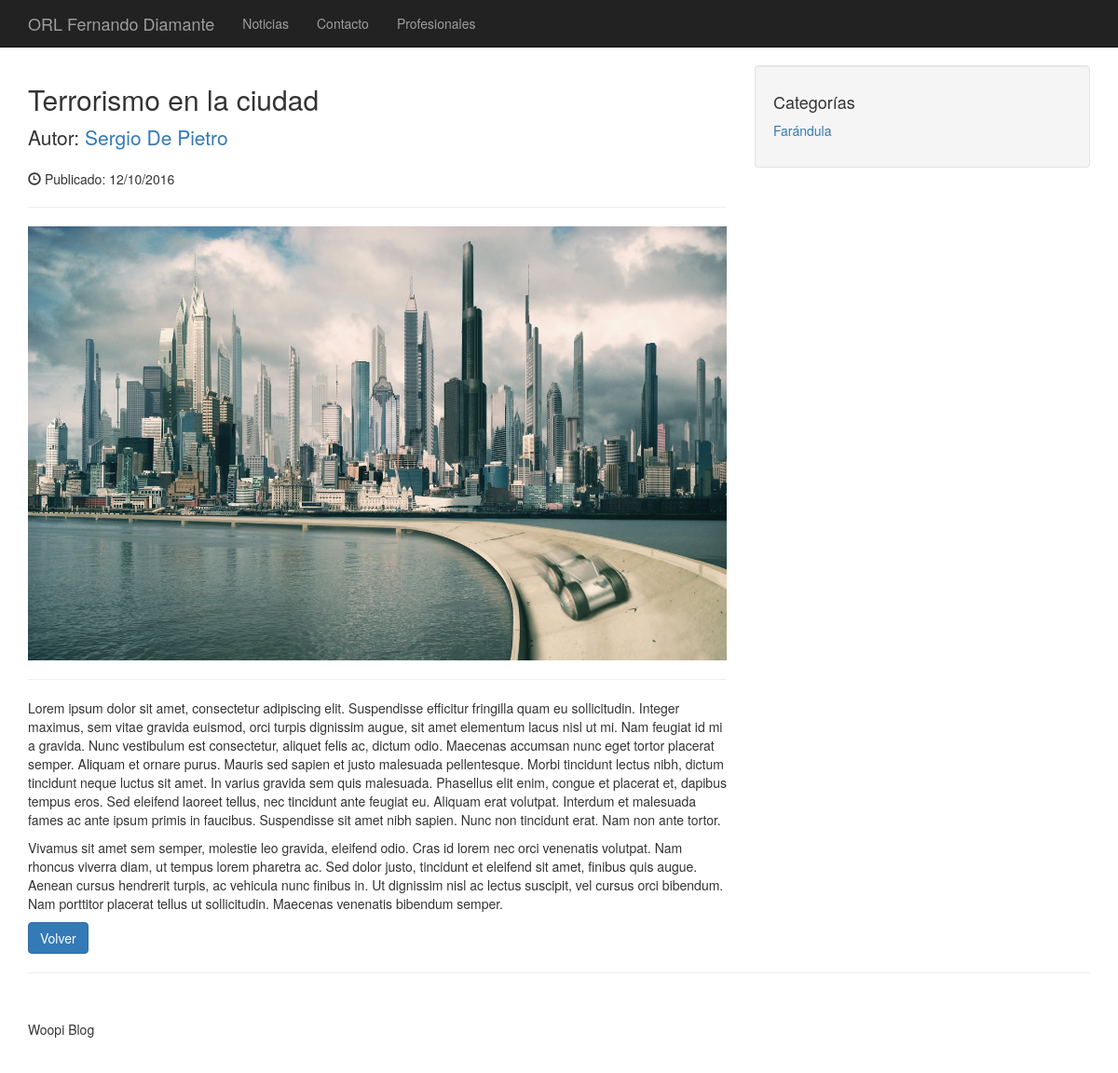
Page /post/id/4 on the committed database.
### tables this page shows
CREATE TABLE `links` (
  `link_id` int(11) NOT NULL AUTO_INCREMENT,
  `title` varchar(255) DEFAULT NULL,
  `url` varchar(255) DEFAULT NULL,
  `user_id` int(11) DEFAULT NULL,
  `created_date` datetime DEFAULT NULL,
  `deleted` date DEFAULT NULL,
  PRIMARY KEY (`link_id`)
);

CREATE TABLE `post` (
  `post_id` int(11) NOT NULL AUTO_INCREMENT,
  `category_id` int(11) DEFAULT NULL,
  `date` date DEFAULT NULL,
  `title` varchar(255) DEFAULT NULL,
  `text` text,
  `image` varchar(255) DEFAULT NULL,
  `user_id` int(11) DEFAULT NULL,
  `created_date` datetime DEFAULT NULL,
  `deleted` datetime DEFAULT NULL,
  PRIMARY KEY (`post_id`)
);

CREATE TABLE `users` (
  `user_id` int(255) NOT NULL AUTO_INCREMENT,
  `email` char(255) DEFAULT NULL,
  `password` char(255) DEFAULT NULL,
  `name` char(255) DEFAULT NULL,
  `last_name` char(255) DEFAULT NULL,
  `gender_id` int(1) DEFAULT NULL,
  `last_activity` datetime DEFAULT NULL,
  `profile_image_ext` varchar(5) DEFAULT NULL,
  `profile_back_ext` varchar(5) DEFAULT NULL,
  `deleted` datetime DEFAULT NULL,
  `created_date` datetime DEFAULT NULL,
  PRIMARY KEY (`user_id`)
);

CREATE TABLE `categories` (
  `category_id` int(11) NOT NULL AUTO_INCREMENT,
  `title` varchar(255) DEFAULT NULL,
  `user_id` int(11) DEFAULT NULL,
  `created_date` datetime DEFAULT NULL,
  `deleted` date DEFAULT NULL,
  PRIMARY KEY (`category_id`)
);

### application/controllers/Post.php (called while the page is built, shortened)
<?php
class Post extends CI_Controller {
    function __construct() {
        $this->load->model('Categories_Model');
        $this->load->model('Posts_Model');
        $this->load->model('Links_Model');
    }
    public function index($post_id = null) {
        $post_id = (int) $post_id;
        $data_config['post_id'] = $post_id;
        $data['post'] = $this->Posts_Model->get($data_config);
        $data['categories_list'] = $this->Categories_Model->get_only_content();
        $data['links_list'] = $this->Links_Model->get();
        $data['main_content'] = "front/post/id_view";
        $this->load->view('front/template/template', $data);
    }
    public function id($post_id = null) {
        $this->index($post_id);
    }
}

### index.php (called while the page is built, shortened)
<?php
require_once BASEPATH.'core/CodeIgniter.php';

### application/helpers/w_config_helper.php (called while the page is built, shortened)
<?php
if (!function_exists('get_w_config'))
{
    function get_w_config()
    {
        $CI = & get_instance();
        $CI->db->select('*');
        $CI->db->from('configs');
        $query = $CI->db->get();
        $array_configs = $query->result();
        $result = array();
        foreach ($array_configs as $row)
        {
            $result[$row->key] = $row->value;
        }
        $CI->w_config = $result;
    }
    function get_w_config_value($key)
    {
        $CI = & get_instance();
        if (empty($CI->w_config))
        {
            $config = get_w_config();
        }
        $return = "";
        if (!empty($CI->w_config[$key]))
        {
            $return = $CI->w_config[$key];
        }
        return $return;
    }
}

### application/models/Links_Model.php (called while the page is built, shortened)
<?php
Class Links_Model extends CI_Model
{
    function get($data = array())
    {
        $this->db->select('*');
        $this->db->from('links');
        $this->db->where('links.deleted', NULL);
        $this->db->order_by('links.link_id', 'ASC');
        $query = $this->db->get();
        if ($query->num_rows() > 0) {
            if (!empty($data['link_id'])) {
                return $query->row();
            } else {
                return $query->result();
            }
        } else {
            if (!empty($data['link_id'])) {
                return FALSE;
            } else {
                return array();
            }
        }
    }
}

### application/models/Posts_Model.php (called while the page is built, shortened)
<?php
Class Posts_Model extends CI_Model
{
    function get($data = array())
    {
        $this->db->select('post.post_id,
                        post.category_id,
                        post.date,
                        post.title,
                        post.text,
                        post.image,
                        post.user_id,
                        post.created_date,
                        post.date,
                        users.`name` as user_name,
                        users.last_name,
                        users.user_id,
                        categories.category_id,
                        categories.title as category_name');
        $this->db->from('post');
        $this->db->join('users', 'post.user_id = users.user_id', 'INNER');
        $this->db->join('categories', 'post.category_id = categories.category_id', 'INNER');
        if (!empty($data['post_id'])) {
            $this->db->where('post_id', $data['post_id']);
            $this->db->limit(1);
        }
        $this->db->where('categories.deleted', NULL);
        $this->db->where('post.deleted', NULL);
        $query = $this->db->get();
        if ($query->num_rows() > 0) {
            if (!empty($data['post_id'])) {
                return $query->row();
            } else {
                return $query->result();
            }
        } else {
            if (!empty($data['post_id'])) {
                return FALSE;
            } else {
                return array();
            }
        }
    }
}

### application/models/Categories_Model.php (called while the page is built, shortened)
<?php
Class Categories_Model extends CI_Model
{
    function get_only_content($data = array())
    {
        $this->db->select('categories.category_id,
                    categories.title,
                    categories.user_id,
                    categories.created_date,
                    categories.deleted');
        $this->db->from('categories');
        $this->db->join('post', 'categories.category_id = post.category_id', 'inner');
        $this->db->where('post.deleted', NULL);
        $this->db->where('categories.deleted', NULL);
        $this->db->group_by('categories.category_id');
        $query = $this->db->get();
        if ($query->num_rows() > 0) {
            return $query->result();
        } else {
            return array();
        }
    }
}

### application/views/front/post/id_view.php (the view)
<h2>
    <?= $post->title ?>
</h2>
<p class="lead">
    Autor: <a href="index.php"><?= $post->user_name ?> <?= $post->last_name ?></a>
</p>
<p><span class="glyphicon glyphicon-time"></span> Publicado: <?= date("d/m/Y", strtotime($post->date)) ?></p>
<hr>
<img class="img-responsive" src="<?= base_url('assets/img/posts/') . $post->image ?>" alt="">
<hr>
<p><?= $post->text ?></p>
<a class="btn btn-primary" href="javascript:history.back()">Volver</a>

### application/views/front/template/menu.php (shortened to what this page needs)
<nav class="navbar navbar-inverse navbar-fixed-top" role="navigation">
    <div class="container">
        <div class="navbar-header">
            <a class="navbar-brand" href="<?= base_url() ?>"><?= get_w_config_value('site_title') ?></a>
        </div>
        <div class="collapse navbar-collapse" id="bs-example-navbar-collapse-1">
            <ul class="nav navbar-nav">
                <li>
                    <a href="<?= base_url() ?>">Noticias</a>
                </li>
            </ul>
            <?php foreach ($links_list as $link): ?>
                <ul class="nav navbar-nav">
                    <li>
                        <a href="<?= $link->url ?>"><?= $link->title ?></a>
                    </li>
                </ul>
            <?php endforeach; ?>
        </div>
    </div>
</nav>

### application/views/front/template/filters.php
<div class="well">
    <h4>Categorías</h4>
    <div class="row">
        <div class="col-lg-12">
            <ul class="list-unstyled">
                <?php foreach ($categories_list as $category): ?>
                    <li>
                        <a href="<?= base_url('category/id/' . $category->category_id) ?>"><?= $category->title ?></a>
                    </li>
                <?php endforeach; ?>
            </ul>
        </div>
    </div>
</div>

### assets/front/css/blog-home.css (style rules this page uses)
body { padding-top: 70px; }

### rows in the picture
links: title "Contacto"
links: title "Profesionales"
post: title "Terrorismo en la ciudad", user.name "Sergio", user.last_name "De Pietro", date "12/10/2016", image (picture), text "Lorem ipsum dolor sit amet, consectetur adipiscing elit. Suspendisse efficitur fringilla quam eu sollicitudin. Integer maximus, sem vitae gravida euismod, orci turpis dignissim augue, sit amet elementum lacus nisl ut mi. Nam feugiat id mi a gravida. Nunc vestibulum est consectetur, aliquet felis ac, dictum odio. Maecenas accumsan nunc eget tortor placerat semper. Aliquam et ornare purus. Mauris sed sapien et justo malesuada pellentesque. Morbi tincidunt lectus nibh, dictum tincidunt neque luctus sit amet. In varius gravida sem quis malesuada. Phasellus elit enim, congue et placerat et, dapibus tempus eros. Sed eleifend laoreet tellus, nec tincidunt ante feugiat eu. Aliquam erat volutpat.…"
categories: title "Farándula"

### other values in the picture
get_w_config_value('site_title') "ORL Fernando Diamante"
